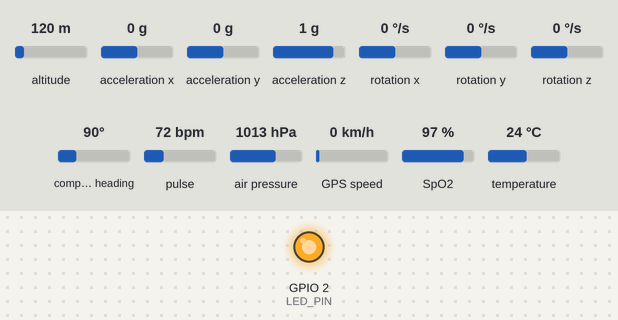
Bench run of a sketch on a simulated ESP32. Shown: output pins drawn as LEDs (lit = HIGH). Inputs (shaded band) come from the test bench; at power-on: acceleration z 1 g, altitude 120 m, acceleration x 0 g, acceleration y 0 g, rotation x 0 °/s, rotation y 0 °/s, rotation z 0 °/s, compass heading 90°, pulse 72 bpm, air pressure 1013 hPa, GPS speed 0 km/h, SpO2 97 %, temperature 24 °C. WiFi joins after 1.5 s; servers stay silent unless stated; the GPS gets a fix after 3 s at 37.7749, -122.4194 with 8 satellites; what the sketch prints to the serial monitor is not drawn.

Above: at 1.1 s.
At 7.3 s:
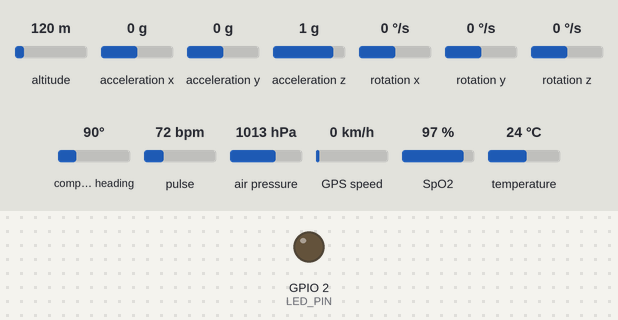
7.4 s: acceleration z set to 0.6 g
8.9 s: acceleration z set to 0.3 g
Timing chart, 0 to 11.9 s (numbered marks = the images above; inputs shaded):
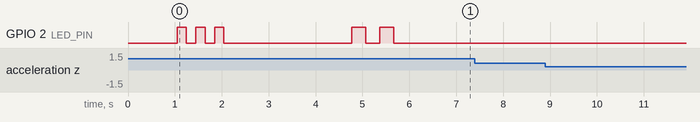

The sketch:

SafeGuard.ino
```cpp
/*
 * SafeGuard.ino
 * ══════════════════════════════════════════════════════════════════
 *  SafeGuard: IoT-Based Smart Wearable System for Real-Time
 *  Industrial Worker Safety Monitoring and Emergency Response
 * ══════════════════════════════════════════════════════════════════
 *
 * Hardware:
 *   - ESP32-WROOM-32 (Edge MCU)
 *   - MPU6050        (Accelerometer / Gyroscope)
 *   - BMP280         (Barometric Pressure / Altitude)
 *   - MAX30100       (Pulse Oximeter / Heart Rate)
 *   - NEO-6M GPS     (Location)
 *
 * Architecture:
 *   Perception → Edge Processing → WiFi → Firebase Cloud → Dashboard
 *
 * Author : SafeGuard IoT Team
 * Date   : 2026
 */

#include <Wire.h>
#include "Sensors.h"
#include "EdgeProcessing.h"
#include "FirebaseComm.h"

// ── Timing configuration ────────────────────────────────────────

#define SENSOR_READ_INTERVAL_MS    100    // Read sensors at ~10 Hz
#define STATUS_SEND_INTERVAL_MS    3000   // Send status every 3 sec
#define MAX30100_UPDATE_INTERVAL   10     // MAX30100 needs very frequent updates
#define SERIAL_BAUD                115200

// ── State variables ─────────────────────────────────────────────

unsigned long lastSensorRead   = 0;
unsigned long lastStatusSend   = 0;
unsigned long lastPoxUpdate    = 0;
bool          sensorsOk        = false;
bool          emergencySent    = false;

// ── Status LED (built-in) ───────────────────────────────────────
#define LED_PIN 2  // ESP32 built-in LED

void blinkLED(int times, int delayMs) {
  for (int i = 0; i < times; i++) {
    digitalWrite(LED_PIN, HIGH);
    delay(delayMs);
    digitalWrite(LED_PIN, LOW);
    delay(delayMs);
  }
}

// ══════════════════════════════════════════════════════════════════
//  SETUP
// ══════════════════════════════════════════════════════════════════

void setup() {
  Serial.begin(SERIAL_BAUD);
  delay(1000);

  Serial.println();
  Serial.println("╔══════════════════════════════════════════╗");
  Serial.println("║       SafeGuard IoT Wearable System      ║");
  Serial.println("║  Industrial Worker Safety Monitoring      ║");
  Serial.println("╚══════════════════════════════════════════╝");
  Serial.println();

  // LED setup
  pinMode(LED_PIN, OUTPUT);
  digitalWrite(LED_PIN, LOW);

  // Initialize I2C bus
  Wire.begin();

  // ── Initialize sensors ──────────────────────────────────────
  Serial.println("[INIT] Initializing sensors...");

  bool mpuOk  = initMPU6050();
  bool bmpOk  = initBMP280();
  bool poxOk  = initMAX30100();
  initGPS();

  sensorsOk = mpuOk && bmpOk && poxOk;

  if (sensorsOk) {
    Serial.println("[INIT] All sensors initialized successfully ✓");
    blinkLED(3, 200);  // 3 quick blinks = success
  } else {
    Serial.println("[INIT] ⚠ Some sensors failed! Check wiring.");
    if (!mpuOk)  Serial.println("  ✗ MPU6050 FAILED");
    if (!bmpOk)  Serial.println("  ✗ BMP280 FAILED");
    if (!poxOk)  Serial.println("  ✗ MAX30100 FAILED");
    blinkLED(10, 100);  // Rapid blinks = error
  }

  // Calibrate BMP280 baseline altitude
  if (bmpOk) {
    Serial.println("[INIT] Calibrating altitude baseline...");
    calibrateBMP280Baseline();
  }

  // ── Initialize edge processor ───────────────────────────────
  initEdgeProcessor();

  // ── Connect WiFi ────────────────────────────────────────────
  Serial.println("[INIT] Connecting to WiFi...");
  if (connectWiFi()) {
    blinkLED(2, 300);

    // Initialize Firebase
    Serial.println("[INIT] Initializing Firebase...");
    initFirebase();

    // Log boot event
    logEvent("SYSTEM", "SafeGuard device booted and connected");
  } else {
    Serial.println("[INIT] ⚠ WiFi failed – device will run offline");
    Serial.println("[INIT]   Sensor fusion will still work locally");
    blinkLED(5, 500);
  }

  Serial.println();
  Serial.println("[INIT] ═══ Setup complete. Entering main loop ═══");
  Serial.println();
}

// ══════════════════════════════════════════════════════════════════
//  MAIN LOOP
// ══════════════════════════════════════════════════════════════════

void loop() {
  unsigned long now = millis();

  // ── Continuously update pulse oximeter (critical for accuracy) ─
  if (now - lastPoxUpdate >= MAX30100_UPDATE_INTERVAL) {
    readMAX30100();  // Keeps the MAX30100 internal buffer fresh
    lastPoxUpdate = now;
  }

  // ── Read all sensors at defined interval ──────────────────────
  if (now - lastSensorRead >= SENSOR_READ_INTERVAL_MS) {
    lastSensorRead = now;

    SensorPayload payload = readAllSensors();

    // ── Run edge processing / sensor fusion ───────────────────
    EmergencyType result = processFrame(payload);

    // ── Handle emergency detection ────────────────────────────
    if (result != SAFE && !emergencySent) {
      // EMERGENCY DETECTED!
      Serial.println();
      Serial.println("!!!!!!!!!!!!!!!!!!!!!!!!!!!!!!!!!!!!!!!!!!!!");
      Serial.print("!! EMERGENCY: ");
      Serial.println(emergencyTypeToString(result));
      Serial.println("!!!!!!!!!!!!!!!!!!!!!!!!!!!!!!!!!!!!!!!!!!!!");
      Serial.println();

      // Rapid LED flash for emergency
      digitalWrite(LED_PIN, HIGH);

      // Print detailed information
      Serial.println("─── Emergency Details ───");
      Serial.print("  Worker:    "); Serial.println(WORKER_ID);
      Serial.print("  Type:      "); Serial.println(emergencyTypeToString(result));
      Serial.print("  Heart Rate: "); Serial.print(payload.pulse.heartRate);
      Serial.println(" BPM");
      Serial.print("  SpO2:      "); Serial.print(payload.pulse.spO2);
      Serial.println(" %");
      Serial.print("  Altitude:  "); Serial.print(payload.bmp.altitude);
      Serial.println(" m");
      Serial.print("  Accel:     "); Serial.print(payload.mpu.totalAccel);
      Serial.println(" g");
      Serial.print("  Tilt:      "); Serial.print(payload.mpu.tiltAngle);
      Serial.println(" °");
      if (payload.gps.validFix) {
        Serial.print("  Location:  ");
        Serial.print(payload.gps.latitude, 6);
        Serial.print(", ");
        Serial.println(payload.gps.longitude, 6);
      } else {
        Serial.println("  Location:  GPS fix not available");
      }
      Serial.println("─────────────────────────");

      // Send emergency alert to Firebase
      if (isWiFiConnected()) {
        sendEmergencyAlert(payload, result);
        logEvent("EMERGENCY", emergencyTypeToString(result));
      }

      emergencySent = true;
    }

    // ── If emergency was reset (e.g., via dashboard), allow re-detection ─
    if (result == SAFE && emergencySent) {
      emergencySent = false;
      digitalWrite(LED_PIN, LOW);
    }

    // ── Send periodic status update ─────────────────────────────
    if (now - lastStatusSend >= STATUS_SEND_INTERVAL_MS) {
      lastStatusSend = now;

      if (isWiFiConnected()) {
        sendStatusUpdate(payload, result);
      }

      // Print periodic status to Serial
      Serial.print("[STATUS] Accel=");
      Serial.print(payload.mpu.totalAccel, 2);
      Serial.print("g | Tilt=");
      Serial.print(payload.mpu.tiltAngle, 1);
      Serial.print("° | Alt=");
      Serial.print(payload.bmp.altitude, 1);
      Serial.print("m | HR=");
      Serial.print(payload.pulse.heartRate, 0);
      Serial.print("bpm | SpO2=");
      Serial.print(payload.pulse.spO2, 0);
      Serial.print("% | GPS=");
      Serial.print(payload.gps.validFix ? "OK" : "NO");
      Serial.print(" | Status=");
      Serial.println(emergencyTypeToString(result));
    }
  }

  // ── WiFi reconnection check ───────────────────────────────────
  if (!isWiFiConnected()) {
    static unsigned long lastReconnect = 0;
    if (now - lastReconnect > 30000) {  // Try every 30 sec
      Serial.println("[WIFI] Connection lost. Attempting reconnect...");
      connectWiFi();
      if (isWiFiConnected()) {
        initFirebase();
      }
      lastReconnect = now;
    }
  }
}
```

EdgeProcessing.cpp
```cpp
/*
 * EdgeProcessing.cpp
 * SafeGuard: IoT-Based Smart Wearable System
 * ──────────────────────────────────────────
 * Sensor fusion engine implementing a state-machine approach
 * for multi-sensor accident detection at the edge.
 */

#include "EdgeProcessing.h"
#include <math.h>

// ── Internal state ──────────────────────────────────────────────

static EdgeState state;

// ── Initialization ──────────────────────────────────────────────

void initEdgeProcessor() {
  memset(&state, 0, sizeof(EdgeState));
  state.currentEmergency  = SAFE;
  state.emergencyConfirmed = false;
  state.previousAltitude   = 0.0;
  Serial.println("[EDGE] Edge processor initialized");
}

EdgeState getEdgeState() {
  return state;
}

void resetEmergency() {
  state.currentEmergency  = SAFE;
  state.emergencyConfirmed = false;
  state.freeFallDetected   = false;
  state.impactDetected     = false;
  state.altitudeDropDetected = false;
  state.abnormalVitals     = false;
  state.abnormalTilt       = false;
  Serial.println("[EDGE] Emergency state reset to SAFE");
}

const char* emergencyTypeToString(EmergencyType type) {
  switch (type) {
    case SAFE:              return "SAFE";
    case FALL_DETECTED:     return "FALL_DETECTED";
    case FALL_FROM_HEIGHT:  return "FALL_FROM_HEIGHT";
    case WORKER_COLLAPSE:   return "WORKER_COLLAPSE";
    case MEDICAL_EMERGENCY: return "MEDICAL_EMERGENCY";
    default:                return "UNKNOWN";
  }
}

// ── Internal helper functions ───────────────────────────────────

static bool isFreeFall(const MPU6050Data &mpu) {
  return (mpu.totalAccel < FREE_FALL_THRESHOLD_G);
}

static bool isImpact(const MPU6050Data &mpu) {
  return (mpu.totalAccel > IMPACT_THRESHOLD_G);
}

static bool isInactive(const MPU6050Data &mpu) {
  // Check if acceleration is close to 1g (just gravity, no movement)
  float deviation = fabs(mpu.totalAccel - 1.0);
  return (deviation < INACTIVITY_THRESHOLD_G);
}

static bool isAbnormalTilt(const MPU6050Data &mpu) {
  return (mpu.tiltAngle > TILT_ABNORMAL_DEGREES);
}

static bool isAbnormalHeartRate(const MAX30100Data &pulse) {
  if (!pulse.validReading) return false;
  return (pulse.heartRate < HR_LOW_THRESHOLD ||
          pulse.heartRate > HR_HIGH_THRESHOLD);
}

static bool isLowSpO2(const MAX30100Data &pulse) {
  if (!pulse.validReading) return false;
  return (pulse.spO2 < SPO2_LOW_THRESHOLD);
}

static bool isAltitudeDropping(float currentAlt, float previousAlt) {
  return ((previousAlt - currentAlt) > ALTITUDE_DROP_THRESHOLD_M);
}

// ── Main processing function ────────────────────────────────────

EmergencyType processFrame(const SensorPayload &payload) {
  unsigned long now = payload.readTimestamp;

  // If an emergency is already confirmed, keep returning it
  // until explicitly reset (supervisor acknowledges on dashboard)
  if (state.emergencyConfirmed) {
    return state.currentEmergency;
  }

  // ────────────────────────────────────────────────────────────
  // STEP 1: Detect free-fall phase
  // ────────────────────────────────────────────────────────────
  if (isFreeFall(payload.mpu)) {
    if (!state.freeFallDetected) {
      state.freeFallDetected = true;
      state.freeFallTime     = now;
      Serial.println("[EDGE] >>> Free-fall detected!");
    }
  }

  // ────────────────────────────────────────────────────────────
  // STEP 2: Detect impact after free-fall
  // ────────────────────────────────────────────────────────────
  if (isImpact(payload.mpu)) {
    state.impactDetected = true;
    state.impactTime     = now;
    Serial.print("[EDGE] >>> Impact detected! Accel = ");
    Serial.print(payload.mpu.totalAccel);
    Serial.println(" g");
  }

  // ────────────────────────────────────────────────────────────
  // STEP 3: Track altitude changes
  // ────────────────────────────────────────────────────────────
  if (now - state.lastAltitudeCheck > ALTITUDE_CHECK_INTERVAL) {
    if (state.previousAltitude > 0.01) {
      state.altitudeDrop = state.previousAltitude - payload.bmp.altitude;
      if (isAltitudeDropping(payload.bmp.altitude, state.previousAltitude)) {
        state.altitudeDropDetected = true;
        Serial.print("[EDGE] >>> Altitude drop: ");
        Serial.print(state.altitudeDrop);
        Serial.println(" m");
      }
    }
    state.previousAltitude  = payload.bmp.altitude;
    state.lastAltitudeCheck = now;
  }

  // ────────────────────────────────────────────────────────────
  // STEP 4: Track inactivity
  // ────────────────────────────────────────────────────────────
  if (isInactive(payload.mpu)) {
    if (!state.inactive) {
      state.inactive        = true;
      state.inactivityStart = now;
    }
  } else {
    state.inactive = false;
    // If there was movement and no emergency confirmed, reset fall states
    if (!state.emergencyConfirmed &&
        (now - state.impactTime > FREE_FALL_WINDOW_MS)) {
      state.freeFallDetected   = false;
      state.impactDetected     = false;
      state.altitudeDropDetected = false;
    }
  }

  // ────────────────────────────────────────────────────────────
  // STEP 5: Track abnormal tilt
  // ────────────────────────────────────────────────────────────
  state.abnormalTilt = isAbnormalTilt(payload.mpu);

  // ────────────────────────────────────────────────────────────
  // STEP 6: Track abnormal vitals
  // ────────────────────────────────────────────────────────────
  bool vitalsAbnormal = isAbnormalHeartRate(payload.pulse) ||
                        isLowSpO2(payload.pulse);

  if (vitalsAbnormal) {
    if (!state.abnormalVitals) {
      state.abnormalVitals      = true;
      state.abnormalVitalsStart = now;
    }
  } else {
    state.abnormalVitals = false;
  }

  // ────────────────────────────────────────────────────────────
  // DECISION ENGINE: Sensor Fusion Rules
  // ────────────────────────────────────────────────────────────

  unsigned long inactiveDuration = state.inactive ?
                                   (now - state.inactivityStart) : 0;
  unsigned long abnormalVitalsDuration = state.abnormalVitals ?
                                         (now - state.abnormalVitalsStart) : 0;

  // ── Rule 1: FALL FROM HEIGHT ──────────────────────────────
  // Free-fall + altitude drop + impact + prolonged inactivity
  if (state.freeFallDetected &&
      state.altitudeDropDetected &&
      state.impactDetected &&
      state.inactive &&
      inactiveDuration >= INACTIVITY_DURATION_MS) {

    state.currentEmergency  = FALL_FROM_HEIGHT;
    state.emergencyConfirmed = true;
    state.emergencyTime      = now;
    Serial.println("[EDGE] *** EMERGENCY: FALL FROM HEIGHT ***");
    return state.currentEmergency;
  }

  // ── Rule 2: FALL (ground level) ───────────────────────────
  // Free-fall + impact + prolonged inactivity (no altitude drop)
  if (state.freeFallDetected &&
      state.impactDetected &&
      state.inactive &&
      inactiveDuration >= INACTIVITY_DURATION_MS &&
      !state.altitudeDropDetected) {

    state.currentEmergency  = FALL_DETECTED;
    state.emergencyConfirmed = true;
    state.emergencyTime      = now;
    Serial.println("[EDGE] *** EMERGENCY: FALL DETECTED ***");
    return state.currentEmergency;
  }

  // ── Rule 3: WORKER COLLAPSE ───────────────────────────────
  // Abnormal tilt + inactivity + abnormal heart rate
  if (state.abnormalTilt &&
      state.inactive &&
      inactiveDuration >= INACTIVITY_DURATION_MS &&
      state.abnormalVitals) {

    state.currentEmergency  = WORKER_COLLAPSE;
    state.emergencyConfirmed = true;
    state.emergencyTime      = now;
    Serial.println("[EDGE] *** EMERGENCY: WORKER COLLAPSE ***");
    return state.currentEmergency;
  }

  // ── Rule 4: MEDICAL EMERGENCY ─────────────────────────────
  // Abnormal HR/SpO2 while stationary for extended period
  if (state.abnormalVitals &&
      state.inactive &&
      abnormalVitalsDuration >= MEDICAL_STATIONARY_MS) {

    state.currentEmergency  = MEDICAL_EMERGENCY;
    state.emergencyConfirmed = true;
    state.emergencyTime      = now;
    Serial.println("[EDGE] *** EMERGENCY: MEDICAL EMERGENCY ***");
    return state.currentEmergency;
  }

  // ── No emergency ─────────────────────────────────────────
  state.currentEmergency = SAFE;
  return SAFE;
}
```

FirebaseComm.h
```cpp
/*
 * FirebaseComm.h
 * SafeGuard: IoT-Based Smart Wearable System
 * ──────────────────────────────────────────
 * Firebase Realtime Database communication module.
 */

#ifndef FIREBASE_COMM_H
#define FIREBASE_COMM_H

#include "EdgeProcessing.h"
#include "Sensors.h"
#include <Arduino.h>

// ── Configuration ───────────────────────────────────────────────
// ⚠️ REPLACE THESE WITH YOUR OWN CREDENTIALS BEFORE FLASHING
// ─────────────────────────────────────────────────────────────────

#define WIFI_SSID "YOUR_SSID"
#define WIFI_PASSWORD "YOUR_PASSWORD"

#define FIREBASE_HOST                                                          \
  "safeguardenvpro-default-rtdb.asia-southeast1.firebasedatabase.app"
#define FIREBASE_AUTH "3SX1ktJEqULNCYAiATeiV4JhHFuW2lZ8NXK8W2ko"

// Worker identification
#define WORKER_ID "WRK-001"
#define WORKER_NAME "Worker 1"

// ── Function prototypes ─────────────────────────────────────────

bool connectWiFi();
bool isWiFiConnected();
void initFirebase();

// Send periodic status update (heartbeat)
bool sendStatusUpdate(const SensorPayload &payload, EmergencyType status);

// Send emergency alert with full context
bool sendEmergencyAlert(const SensorPayload &payload, EmergencyType emergency);

// Send log entry to event history
bool logEvent(const char *eventType, const char *message);

#endif // FIREBASE_COMM_H
```

Source omitted: EdgeProcessing.h (2857 bytes), FirebaseComm.cpp (4843 bytes), Sensors.cpp (5776 bytes), Sensors.h (1670 bytes)

Measured:
- after the input at 7.4 s, every drawn part: stays the same
- after the input at 8.9 s, every drawn part: stays the same
